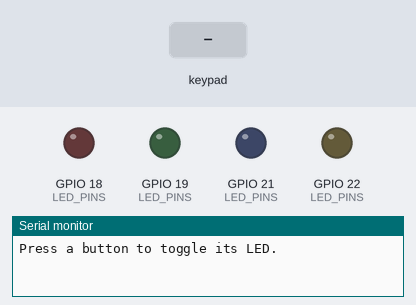
This program was run on a simulated ESP32. On the bench: output pins drawn as LEDs (lit = HIGH), the last lines printed to the serial monitor. Wiring (inferred from the names in the program): 2×2 keypad with keys 0 A B 2: rows GPIO 25, GPIO 26; columns GPIO 32, GPIO 33. Inputs (shaded band) come from the test bench. Pins used as bus, display or sensor lines are not drawn.

Above: at 1.2 s.
1.3 s: key '0' pressed
At 1.9 s:
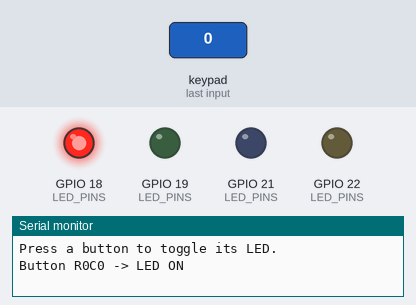
2.8 s: key 'A' pressed
At 4.0 s:
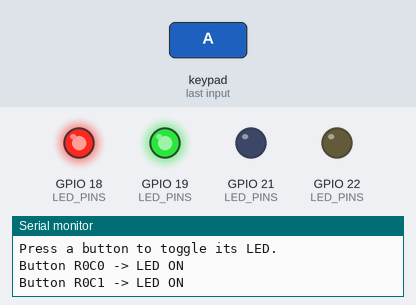
4.3 s: key 'B' pressed
At 5.4 s:
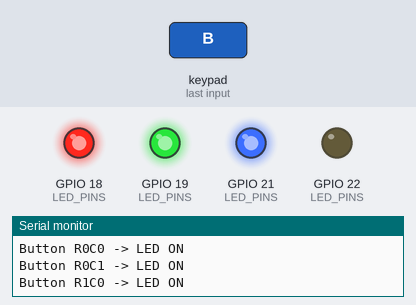
5.8 s: key '2' pressed
At 6.5 s:
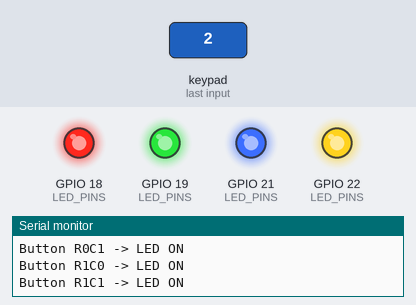
7.3 s: key '0' pressed
At 7.7 s:
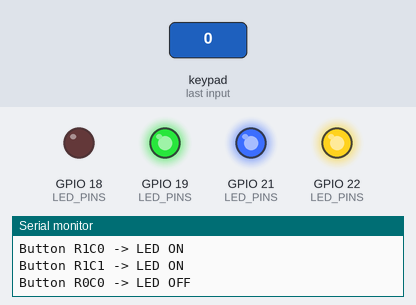
8.8 s: key 'A' pressed
At 10.0 s:
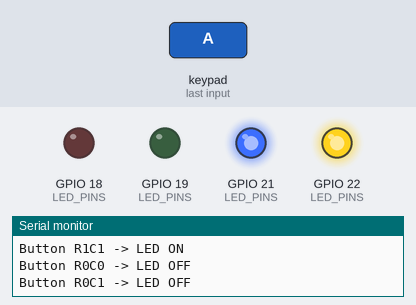
Timing chart, 0 to 11.3 s (numbered marks = the images above; inputs shaded):
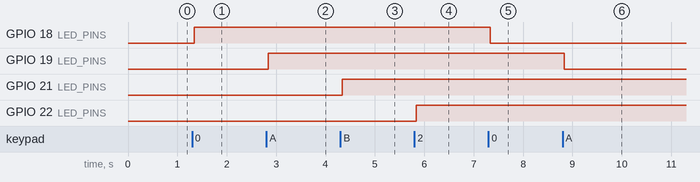

Measured:
- after the input at 1.3 s, GPIO 18 (LED_PINS): LOW → HIGH at once
- after the input at 2.8 s, GPIO 19 (LED_PINS): LOW → HIGH at once
- after the input at 4.3 s, GPIO 21 (LED_PINS): LOW → HIGH at once
- after the input at 5.8 s, GPIO 22 (LED_PINS): LOW → HIGH at once
- after the input at 7.3 s, GPIO 18 (LED_PINS): HIGH → LOW at once
- after the input at 8.8 s, GPIO 19 (LED_PINS): HIGH → LOW at once

The program:

main.cpp
```cpp
#include <Arduino.h>

// 2x2 button matrix: rows are driven, columns are read.
// A pressed button bridges its row to its column.
constexpr uint8_t ROWS = 2;
constexpr uint8_t COLS = 2;
constexpr uint8_t ROW_PINS[ROWS] = {25, 26}; // Outputs, idle HIGH, active LOW
constexpr uint8_t COL_PINS[COLS] = {32, 33}; // INPUT_PULLUP, LOW = pressed

// One LED per button, indexed [row][col], each through a 220R resistor.
constexpr uint8_t LED_PINS[ROWS][COLS] = {
    {18, 19},
    {21, 22},
};

constexpr unsigned long DEBOUNCE_MS = 35;

bool ledOn[ROWS][COLS] = {};
bool lastReading[ROWS][COLS] = {};
bool stablePressed[ROWS][COLS] = {};
unsigned long lastChangeMs[ROWS][COLS] = {};

void setup() {
  Serial.begin(115200);

  for (uint8_t r = 0; r < ROWS; r++) {
    pinMode(ROW_PINS[r], OUTPUT);
    digitalWrite(ROW_PINS[r], HIGH);
  }
  for (uint8_t c = 0; c < COLS; c++) {
    pinMode(COL_PINS[c], INPUT_PULLUP);
  }
  for (uint8_t r = 0; r < ROWS; r++) {
    for (uint8_t c = 0; c < COLS; c++) {
      pinMode(LED_PINS[r][c], OUTPUT);
      digitalWrite(LED_PINS[r][c], LOW);
    }
  }

  Serial.println("Press a button to toggle its LED.");
}

void loop() {
  const unsigned long now = millis();

  for (uint8_t r = 0; r < ROWS; r++) {
    digitalWrite(ROW_PINS[r], LOW);
    delayMicroseconds(10); // Let the line settle before reading

    for (uint8_t c = 0; c < COLS; c++) {
      const bool pressed = digitalRead(COL_PINS[c]) == LOW;

      if (pressed != lastReading[r][c]) {
        lastReading[r][c] = pressed;
        lastChangeMs[r][c] = now;
      }

      if ((now - lastChangeMs[r][c]) >= DEBOUNCE_MS && pressed != stablePressed[r][c]) {
        stablePressed[r][c] = pressed;

        if (pressed) {
          ledOn[r][c] = !ledOn[r][c];
          digitalWrite(LED_PINS[r][c], ledOn[r][c] ? HIGH : LOW);
          Serial.printf("Button R%uC%u -> LED %s\n", r, c, ledOn[r][c] ? "ON" : "OFF");
        }
      }
    }

    digitalWrite(ROW_PINS[r], HIGH);
  }

  delay(2);
}
```
